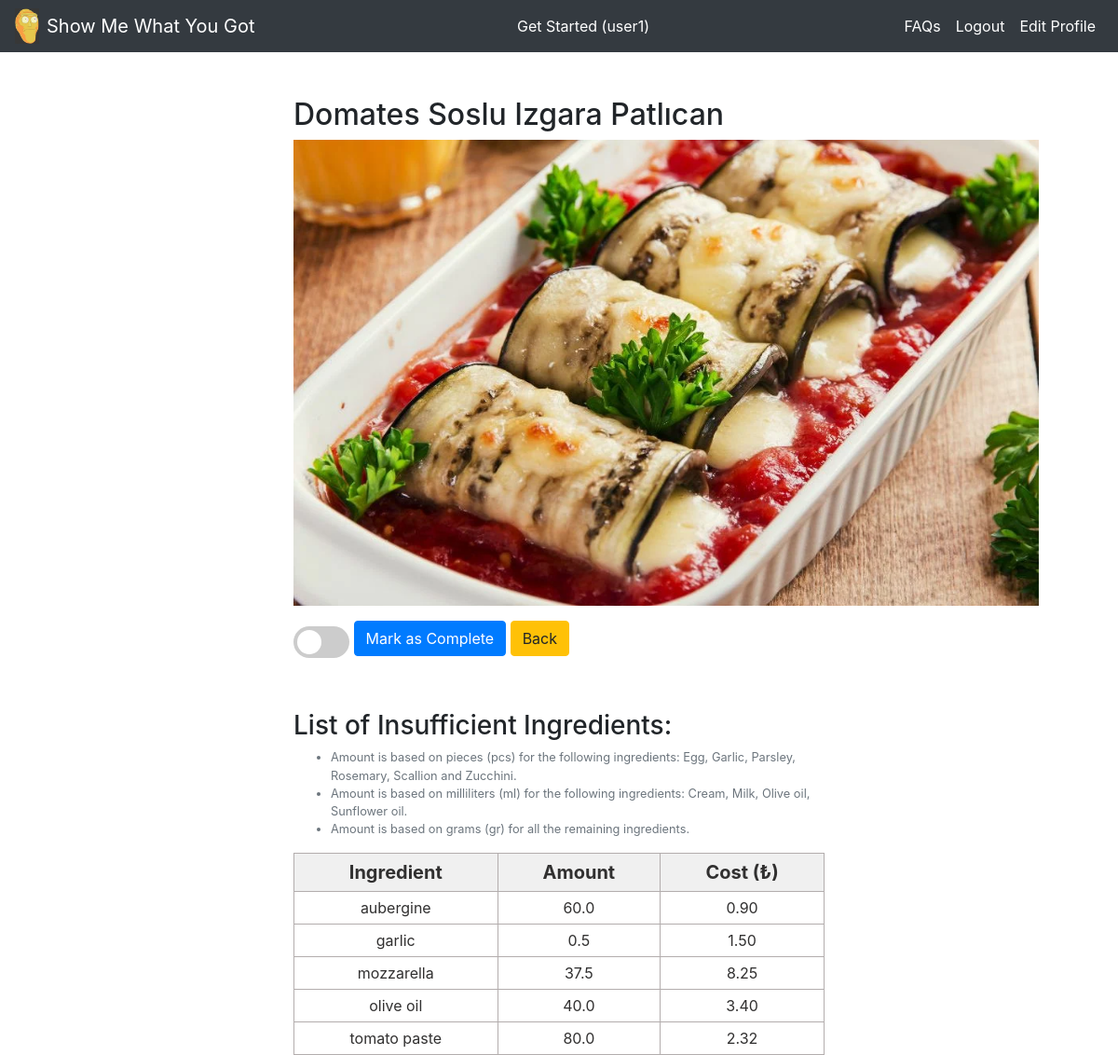
The page /recipe_list/Domates-Soslu-Izgara-Patlıcan/ (signed in) on the database its author committed.
### rrs_app/models.py (models this page shows, shortened)
class Recipe(models.Model):
    title = models.CharField(max_length=128)
    slug = models.SlugField(allow_unicode=True,unique=True)
    meal_type = models.CharField(max_length=16)
    diet_type = models.CharField(max_length=16)
    effort = models.CharField(max_length=16)
    description = models.TextField()
    photo = models.ImageField(blank=True, upload_to='recipe_photos/')
    class Meta:
        ordering = ('title',)

class RecipeIngredient(models.Model):
    recipe = models.ForeignKey(Recipe, on_delete=models.CASCADE)
    ingredient = models.ForeignKey(Ingredient, on_delete=models.CASCADE)
    amount = models.FloatField(default=0, validators=[MinValueValidator(0), MaxValueValidator(1000000)])
    class Meta:
        unique_together = (('recipe', 'ingredient'))
        ordering = ('recipe','ingredient')

class Ingredient(models.Model):
    title = models.CharField(max_length=128)
    unit_type = models.CharField(max_length=16)
    unit_cost = models.FloatField(default=0)
    photo = models.ImageField(blank=True, upload_to='ingredient_photos/')
    class Meta:
        ordering = ('title',)
    def __str__(self):
        return self.title

### rrs_app/views.py (the view, shortened to what this page needs)
# urls.py: path('recipe_list/<str:slug>/',views.recipe_detail_view,name='recipe_detail'),
def recipe_detail_view(request, slug):
    rec = Recipe.objects.get(slug=slug)
    inf = UserInfo.objects.get(user=request.user)
    ingredient_list = []
    for rec_item in RecipeIngredient.objects.filter(recipe=rec):
        ing = Ingredient.objects.get(title=rec_item.ingredient)
        try:
            user_item = UserIngredient.objects.get(user=request.user, ingredient=rec_item.ingredient)
            amount_diff = rec_item.amount * inf.portion - user_item.amount
            if amount_diff > 0:
                user_item.amount = rec_item.amount * inf.portion - user_item.amount
                if ing.unit_type != 'count':
                    user_item.total_cost = ing.unit_cost * user_item.amount / 1000
                else:
                    user_item.total_cost = ing.unit_cost * user_item.amount
                ingredient_list.append(user_item)
        except:
            rec_item.amount = rec_item.amount * inf.portion
            if ing.unit_type != 'count':
                rec_item.total_cost = ing.unit_cost * rec_item.amount / 1000
            else:
                rec_item.total_cost = ing.unit_cost * rec_item.amount
            ingredient_list.append(rec_item)
    return render(request, 'rrs_app/recipe_detail.html', {'recipe_details':rec, 'ingredient_list':ingredient_list})

### rrs_app/templates/rrs_app/recipe_detail.html (shortened to what this page needs)
{% extends 'rrs_app/base.html' %}
{% block content %}
<br></br>
<div class = "col-md-6 offset-md-3">
  <h2> {{recipe_details.title}} </h2>
  <p><a href="{{recipe_details.description}}" target="_blank">
    <img src="{{ recipe_details.photo.url }}" alt="{{recipe_details.title}}" style="width: 800px; height: 500px;">
  </a></p>
  <form method="POST", action="{% url 'recipe_detail' recipe_details.slug %}">
    <label class="switch">
      <span class="slider round"></span>
    </label>
    <input type="submit" class="btn btn-primary" name="completed" value="Mark as Complete">
    <a class='btn btn-warning' href="{% url 'recipe_list' %}">Back</a>
  </form>
  <br></br>
  <h3> List of Insufficient Ingredients: </h3>
  <span class="form-text text-muted"><small></span>
    <ul class="form-text text-muted">
      <li>Amount is based on pieces (pcs) for the following ingredients: Egg, Garlic, Parsley, Rosemary, Scallion and Zucchini.</li>
      <li>Amount is based on milliliters (ml) for the following ingredients: Cream, Milk, Olive oil, Sunflower oil.</li>
      <li>Amount is based on grams (gr) for all the remaining ingredients.</li>
    </ul>
    <table class="demTable">
      <thead>
        <tr>
          <th>Ingredient</th>
          <th>Amount</th>
          <th>Cost (₺)</th>
  			</tr>
  		</thead>
      <tbody>
        {% for ingredient_object in ingredient_list %}
  			<tr>
          <td>{{ingredient_object.ingredient}}</td>
          <td>{{ingredient_object.amount}}</td>
          <td>{{ingredient_object.total_cost|floatformat:2}}</td>
        </tr>
        {% endfor %}
  </div>
{% endblock %}

### rrs_app/templates/rrs_app/base.html (shortened to what this page needs)
<!doctype html>
{% load static %}
<html lang="en">
  <head>
    <link rel="stylesheet" href="https://stackpath.bootstrapcdn.com/bootstrap/4.3.1/css/bootstrap.min.css">
    <link rel="stylesheet" href="{% static 'css/base.css' %}">
  </head>
  <body>
    <nav class="navbar navbar-expand-lg navbar-dark bg-dark">
      <a href="{% url 'home' %}">
        <img src="{% static 'images/SMWYG.png' %}" alt="" width="26" class="d-inline-block align-middle mr-2">
      </a>
      <a class="navbar-brand" href="{% url 'home' %}">Show Me What You Got</a>
      <div class="collapse navbar-collapse" id="navbarSupportedContent">
        {% if user.is_authenticated %}
        <ul class="navbar-nav ml-auto text-center">
          <li class="nav-item active">
            <a class="nav-link" href="{% url 'input_form' %}">Get Started ({{user.username}})</a>
          </li>
        </ul>
        {% else %}
        <ul class="navbar-nav ml-auto text-center">
          <li class="nav-item active">
            <a class="nav-link" href="{% url 'input_form' %}">Get Started</a>
          </li>
        </ul>
        {% endif %}
        <ul class="navbar-nav ml-auto">
          {% if user.is_authenticated %}
          <li class="nav-item active">
            <a class="nav-link" href="{% url 'faq' %}">FAQs</a>
          </li>
          <li class="nav-item active">
            <a class="nav-link" href="{% url 'logout' %}">Logout</a>
          </li>
          <li class="nav-item active">
            <a class="nav-link" href="{% url 'edit_profile' %}">Edit Profile</a>
          </li>
          {% endif %}
        </ul>
      </div>
    </nav>
    {% block content %}
    {% endblock %}
  </body>
</html>

### rrs_app/static/css/base.css (style rules this page uses)
.demTable { width:100%; border:1px solid #b3adad; border-collapse:collapse; border-spacing:1px; padding:5px; margin-right: auto; }
.demTable th { border:1px solid #b3adad; text-align:center; font-size: 20px; padding:5px; background: #f0f0f0; color: #313030; }
.demTable td { border:1px solid #b3adad; text-align:center; font-size: 16px; padding:5px; background: #ffffff; color: #313030; }
.switch { position: relative; display: inline-block; width: 60px; height: 34px; }
.slider { position: absolute; cursor: pointer; top: 0; left: 0; right: 0; bottom: 0; background-color: #ccc; -webkit-transition: .4s; transition: .4s; }
.slider:before { position: absolute; content: ""; height: 26px; width: 26px; left: 4px; bottom: 4px; background-color: white; -webkit-transition: .4s; transition: .4s; }
.slider.round { border-radius: 34px; }
.slider.round:before { border-radius: 50%; }

### rows shown on the page
Recipe: title "Domates Soslu Izgara Patlıcan", photo (picture)
RecipeIngredient: ingredient "aubergine", amount "60.0", total_cost "0.90"
RecipeIngredient: ingredient "garlic", amount "0.5", total_cost "1.50"
RecipeIngredient: ingredient "mozzarella", amount "37.5", total_cost "8.25"
RecipeIngredient: ingredient "olive oil", amount "40.0", total_cost "3.40"
RecipeIngredient: ingredient "tomato paste", amount "80.0", total_cost "2.32"

### other values the page prints
{{ user.username }} "user1"
